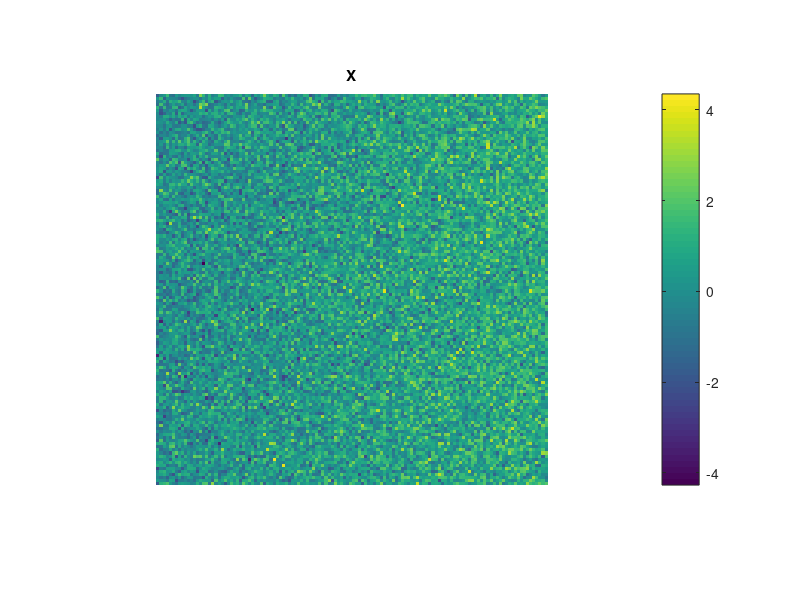
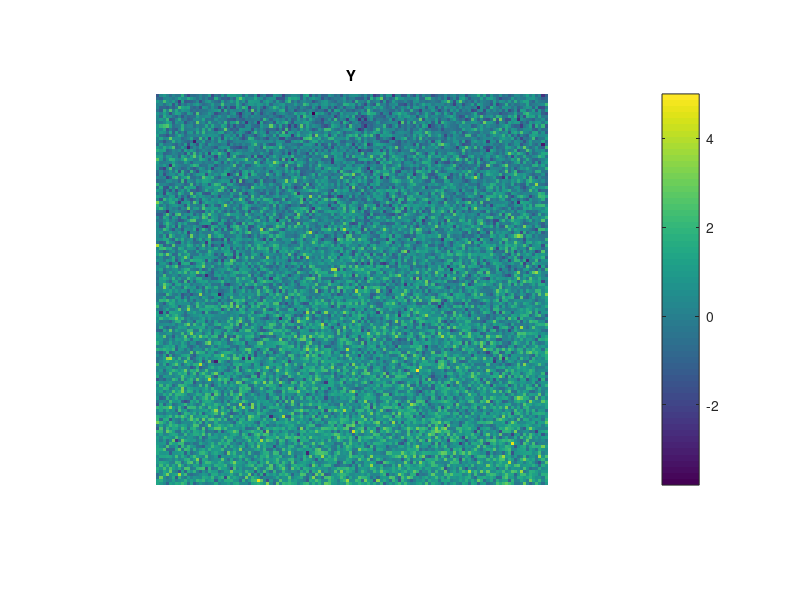

Write MATLAB code to recreate these figures, in order. (Note: this script raises an error after producing the figures.)
%a script to run and test the area fraction function

%% GENERATE MOCK DATA
im_size = 128;
bins = [];
bins(1, :) = [1 2 3 4];
bins(2, :) = [1 2 3 4];
bins(3, :) = [1 2 3 4];

data_y = randn(im_size);
data_x = randn(im_size);
%figure, imagesc(data_y), axis equal, axis off, colorbar, title ('Y')
%figure, imagesc(data_x), axis equal, axis off, colorbar, title ('X')
max_y = max(data_y(:));
max_x = max(data_x(:));
for i = 1:im_size
    %data_y(i, :) = data_y(i, :) + (max_y - i/im_size);
    %data_x(:, i) = data_x(:, i) + (max_x - i/im_size);
    
    data_y(i, :) = data_y(i, :) + i/im_size;
    data_x(:, i) = data_x(:, i) + i/im_size;
end

figure, imagesc(data_x), axis equal, axis off, colorbar, title ('X')
figure, imagesc(data_y), axis equal, axis off, colorbar, title ('Y')

%% IMPORT MASKS
frames = 1;
msk = zeros(im_size, im_size, frames);
for i = 1:frames
    [msk(:,:,i), ~] = IMAGEMASK_TIF('roimsk1.tif', 10, 1, []);
end

%figure, imagesc(data_x.*msk), axis equal, axis off, colorbar, title ('X + mask')
%figure, imagesc(data_y.*msk), axis equal, axis off, colorbar, title ('Y + mask')

%% OBTAIN & DISPLAY HISTOGRAMS
% parameter order is X, Y, Z, strains, masks, disp bins, strain bins
[h_disp, h_strain] = AreaFraction(data_x, data_y, [], strain, msk, [], []);

figure, area(h_disp(:,:,1)), colorbar, title('Area Fraction X');
figure, area(h_disp(:,:,2)), colorbar, title('Area Fraction Y');



